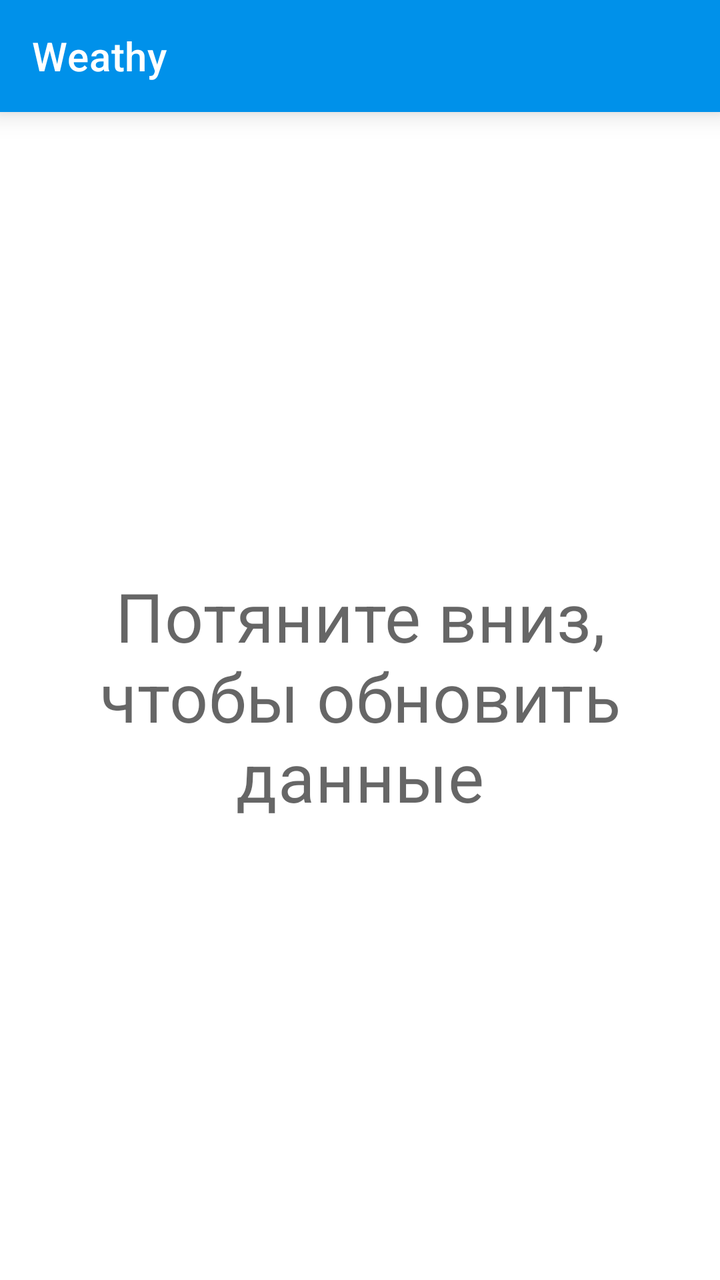
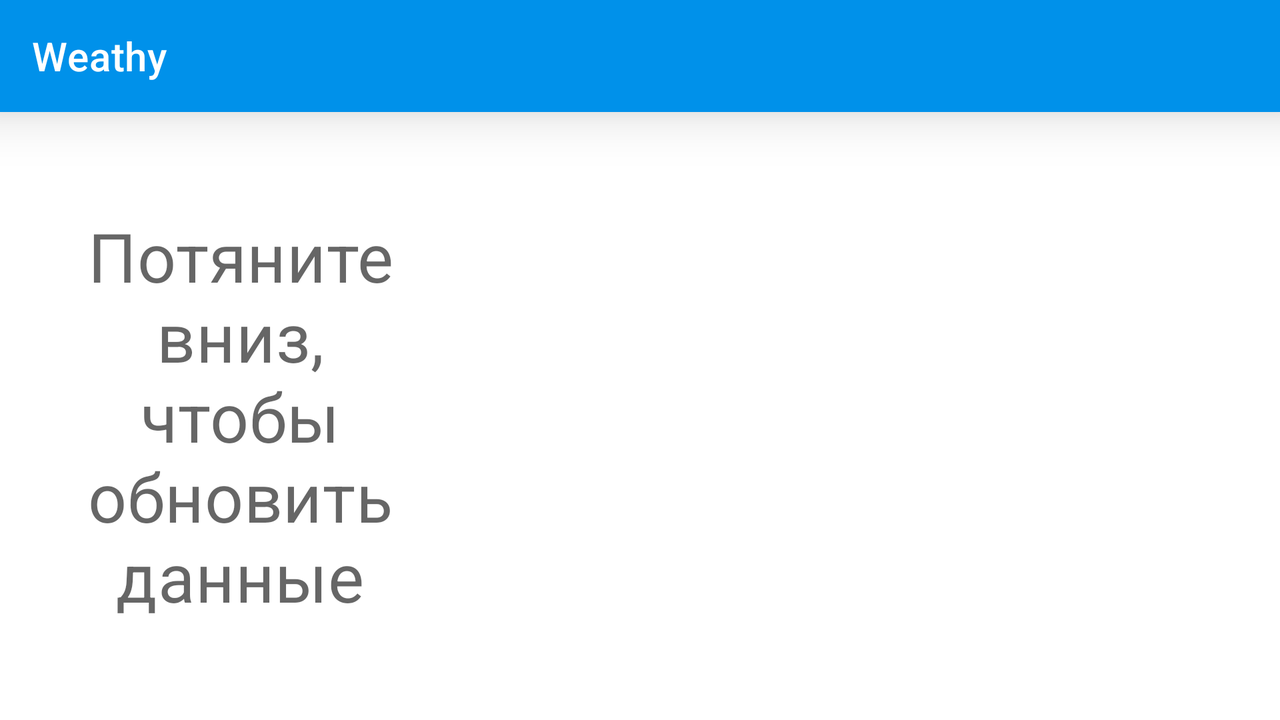

Compare how this app lays out the same screen by default and in its alternative resource folder. The renders come first, then the two layout files and the values they reference.
<!-- AndroidManifest.xml: application theme AppTheme -->
<!-- res/layout/activity_main.xml -->
<?xml version="1.0" encoding="utf-8"?>
<androidx.constraintlayout.widget.ConstraintLayout xmlns:android="http://schemas.android.com/apk/res/android"
    xmlns:app="http://schemas.android.com/apk/res-auto"
    xmlns:tools="http://schemas.android.com/tools"
    android:id="@+id/main_container"
    android:layout_width="match_parent"
    android:layout_height="match_parent">

    <androidx.appcompat.widget.Toolbar
        android:id="@+id/main_toolbar"
        style="?attr/toolbarStyle"
        android:layout_width="match_parent"
        android:layout_height="wrap_content"
        app:layout_constraintTop_toTopOf="parent"
        app:title="@string/app_name" />

    <TextView
        android:id="@+id/splash"
        style="?attr/textAppearanceHeadline4"
        android:layout_width="match_parent"
        android:layout_height="0dp"
        android:gravity="center"
        android:padding="24dp"
        app:layout_constraintBottom_toBottomOf="parent"
        app:layout_constraintTop_toBottomOf="@id/main_toolbar"
        tools:text="Потяните вниз, чтобы обновить данные" />

    <androidx.constraintlayout.widget.ConstraintLayout
        android:id="@+id/days_list_fragment_container"
        android:layout_width="match_parent"
        android:layout_height="0dp"
        app:layout_constraintBottom_toBottomOf="parent"
        app:layout_constraintLeft_toLeftOf="parent"
        app:layout_constraintTop_toBottomOf="@+id/main_toolbar" />

    <androidx.constraintlayout.widget.ConstraintLayout
        android:id="@+id/day_times_fragment_container"
        android:layout_width="match_parent"
        android:layout_height="0dp"
        app:layout_constraintBottom_toBottomOf="parent"
        app:layout_constraintLeft_toLeftOf="parent"
        app:layout_constraintTop_toBottomOf="@+id/main_toolbar" />

</androidx.constraintlayout.widget.ConstraintLayout>
<!-- resources referenced by this layout -->
<resources>
  <string name="app_name">Weathy</string>
  <style name="AppTheme" parent="Theme.MaterialComponents.Light.NoActionBar">
          
          <item name="colorPrimary">@color/colorPrimary</item>
          <item name="colorPrimaryDark">@color/colorPrimaryDark</item>
          <item name="colorSecondary">@color/colorSecondary</item>
          <item name="colorAccent">@color/colorAccent</item>
          <item name="toolbarStyle">@style/ToolbarStyle</item>
      </style>
  <color name="colorPrimary">#0091EA</color>
  <color name="colorPrimaryDark">#01579B</color>
  <color name="colorSecondary">#0097A7</color>
  <color name="colorAccent">#FFEB3B</color>
  <style name="ToolbarStyle" parent="Widget.MaterialComponents.Toolbar">
          <item name="android:background">@color/colorPrimary</item>
          <item name="titleTextColor">@android:color/white</item>
          <item name="android:elevation">8dp</item>
      </style>
</resources>
<!-- res/layout-land/activity_main.xml (the repository's variant of the layout above) -->
<!-- drawn on the phone turned sideways -->
<?xml version="1.0" encoding="utf-8"?>
<androidx.constraintlayout.widget.ConstraintLayout xmlns:android="http://schemas.android.com/apk/res/android"
    xmlns:app="http://schemas.android.com/apk/res-auto"
    xmlns:tools="http://schemas.android.com/tools"
    android:id="@+id/main_container"
    android:layout_width="match_parent"
    android:layout_height="match_parent">

    <androidx.appcompat.widget.Toolbar
        android:id="@+id/main_toolbar"
        style="?attr/toolbarStyle"
        android:layout_width="match_parent"
        android:layout_height="wrap_content"
        android:elevation="16dp"
        app:layout_constraintTop_toTopOf="parent"
        app:title="@string/app_name" />

    <TextView
        android:id="@+id/splash"
        style="?attr/textAppearanceHeadline4"
        android:layout_width="240dp"
        android:layout_height="0dp"
        android:gravity="center"
        android:padding="24dp"
        app:layout_constraintBottom_toBottomOf="parent"
        app:layout_constraintLeft_toLeftOf="parent"
        app:layout_constraintTop_toBottomOf="@+id/main_toolbar"
        tools:text="Потяните вниз, чтобы обновить данные" />

    <androidx.constraintlayout.widget.ConstraintLayout
        android:id="@+id/days_list_fragment_container"
        android:layout_width="240dp"
        android:layout_height="0dp"
        android:elevation="8dp"
        app:layout_constraintBottom_toBottomOf="parent"
        app:layout_constraintLeft_toLeftOf="parent"
        app:layout_constraintTop_toBottomOf="@+id/main_toolbar" />

    <androidx.constraintlayout.widget.ConstraintLayout
        android:id="@+id/day_times_fragment_container"
        android:layout_width="0dp"
        android:layout_height="0dp"
        app:layout_constraintBottom_toBottomOf="parent"
        app:layout_constraintLeft_toRightOf="@id/days_list_fragment_container"
        app:layout_constraintRight_toRightOf="parent"
        app:layout_constraintTop_toBottomOf="@+id/main_toolbar" />

</androidx.constraintlayout.widget.ConstraintLayout>
